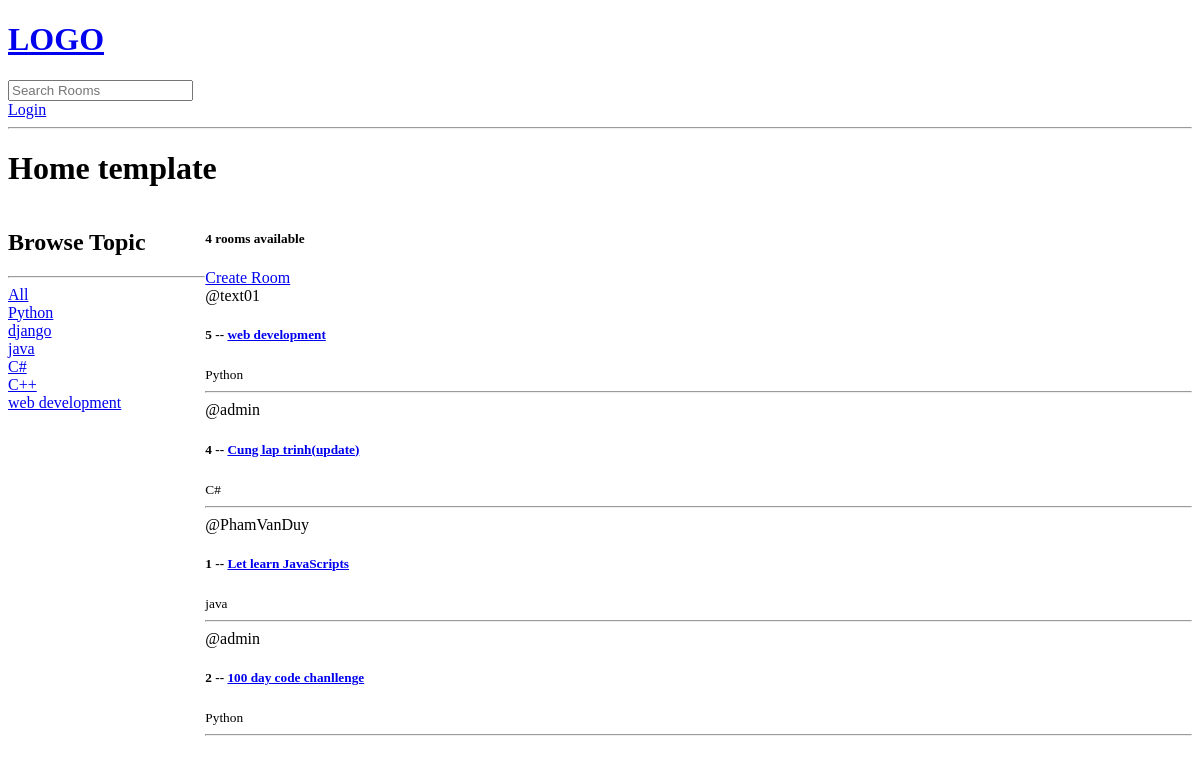
Before: / with the older database file.
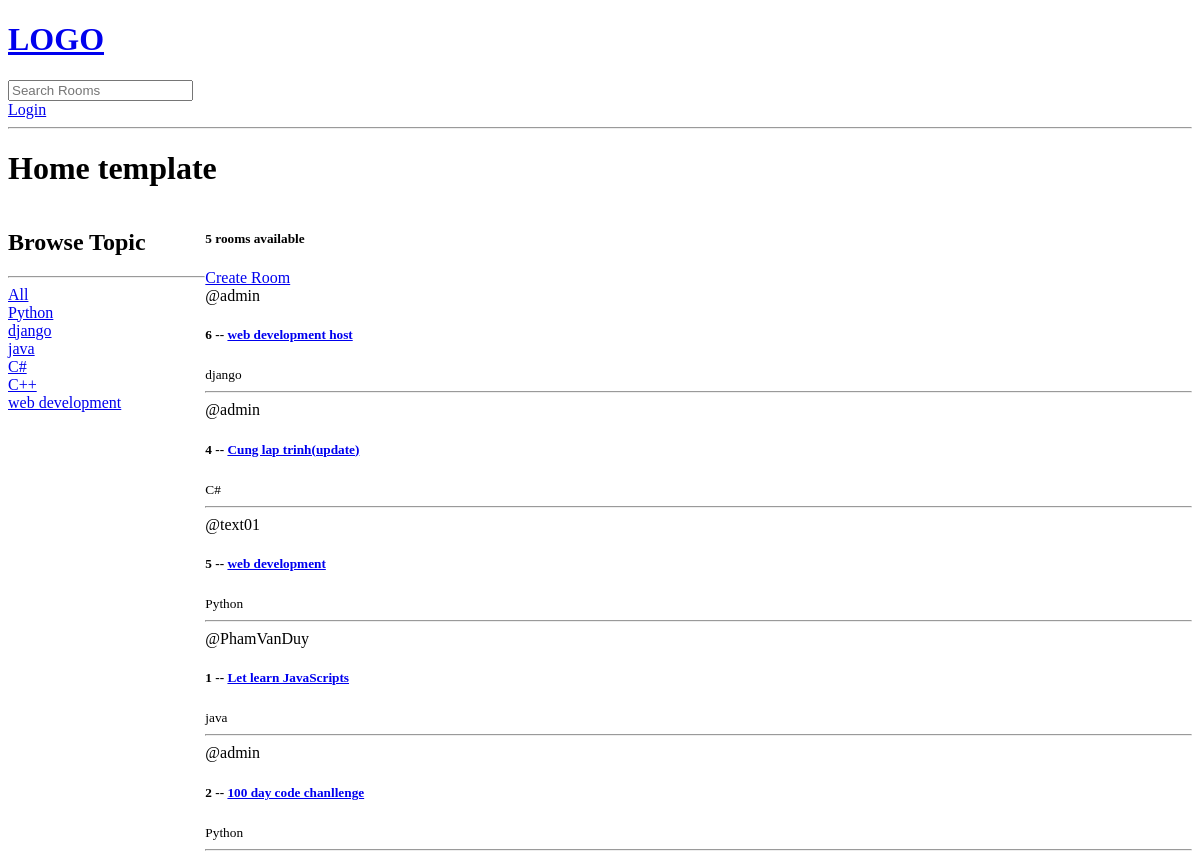
After: the same page with the newer database file.
### base/models.py (models this page shows, shortened)
class Topic(models.Model):
    name = models.CharField(max_length=200)

class Room(models.Model):
    host = models.ForeignKey(User, on_delete=models.SET_NULL,null=True)
    topic = models.ForeignKey(Topic, on_delete=models.SET_NULL,null=True)
    name = models.CharField(max_length=200)
    description = models.TextField(null=True, blank=True)
    participants = models.ManyToManyField(User,related_name='participants',blank=True)
    updated = models.DateTimeField(auto_now=True)
    created = models.DateTimeField(auto_now_add=True)
    class Meta:
        ordering = ['-updated','-created']

### base/views.py (the view)
# urls.py: path("",views.home,name="home"),
def home(request):
    q = request.GET.get('q') if request.GET.get('q') != None else ''
    topic = Topic.objects.all()
    rooms = Room.objects.filter(
        Q(topic__name__icontains=q) |
        Q(name__icontains=q) |
        Q(description__icontains=q))
    room_count = rooms.count()
    context = {'rooms':rooms, 'topic':topic, 'room_count':room_count}
    return render(request, 'base/home.html', context)

### base/templates/base/home.html (shortened to what this page needs)
{% extends 'main.html' %}
{% block content %}
<h1>Home template</h1>
<div class ="home-container">
    <div>
        <h2>Browse Topic</h2>
        <hr>
        <div>
            <a href="{% url 'home' %}">All</a>
        </div>
        {% for topic in topic %}
            <a href="{% url 'home' %}?q={{topic.name}}">{{topic.name}}</a>
            <br>
        {%endfor%}
    </div>
    <div>
        <h5>{{room_count}} rooms available</h5>
        <div>
            <a href = "{% url 'create-room' %}">Create Room</a>
        </div>
        <div>
            {% for room in rooms %}
                <div>
                    <span>@{{room.host.username}}</span>
                    <h5>{{room.id}} -- <a href="{% url 'room' room.id %}">{{room.name}}</a></h5>
                    <small>{{room.topic.name}}</small>
                </div>
                <hr>
            {% endfor %}
        </div>
    </div>
</div>
{% endblock content %}

### templates/main.html (shortened to what this page needs)
<!DOCTYPE html>
<html>
    <head>
        <link rel="stylesheet" href="">
    </head>
    <body>
        {% include 'navbar.html' %}
        {% block content %}
        {% endblock content %}
    </body>
</html>

### templates/navbar.html
<a href="/">
    <h1>LOGO</h1>
</a>
<form method="GET" action ="{% url 'home' %}">
    <input type="text" name="q" placeholder = "Search Rooms" />
</form>
{% if request.user.is_authenticated %}
    <p>hello {{request.user}}</p>
    <a href="{% url 'logout' %}" > Logout</a>
{% else %}
    <a href="{% url 'login' %}" >Login</a>
{% endif %}
<hr>

### base/templates/base/home.html (style rules this page uses)
.home-container { display : grid; grid-template-columns: 1fr 5fr; }

Changed rows visible on the page:
added Room: host.username "admin", id "6", name "web development host", topic.name "django"
changed Room "Cung lap trinh(update)": moves up the list
Other visible differences:
{{ room_count }}: "4" → "5"
